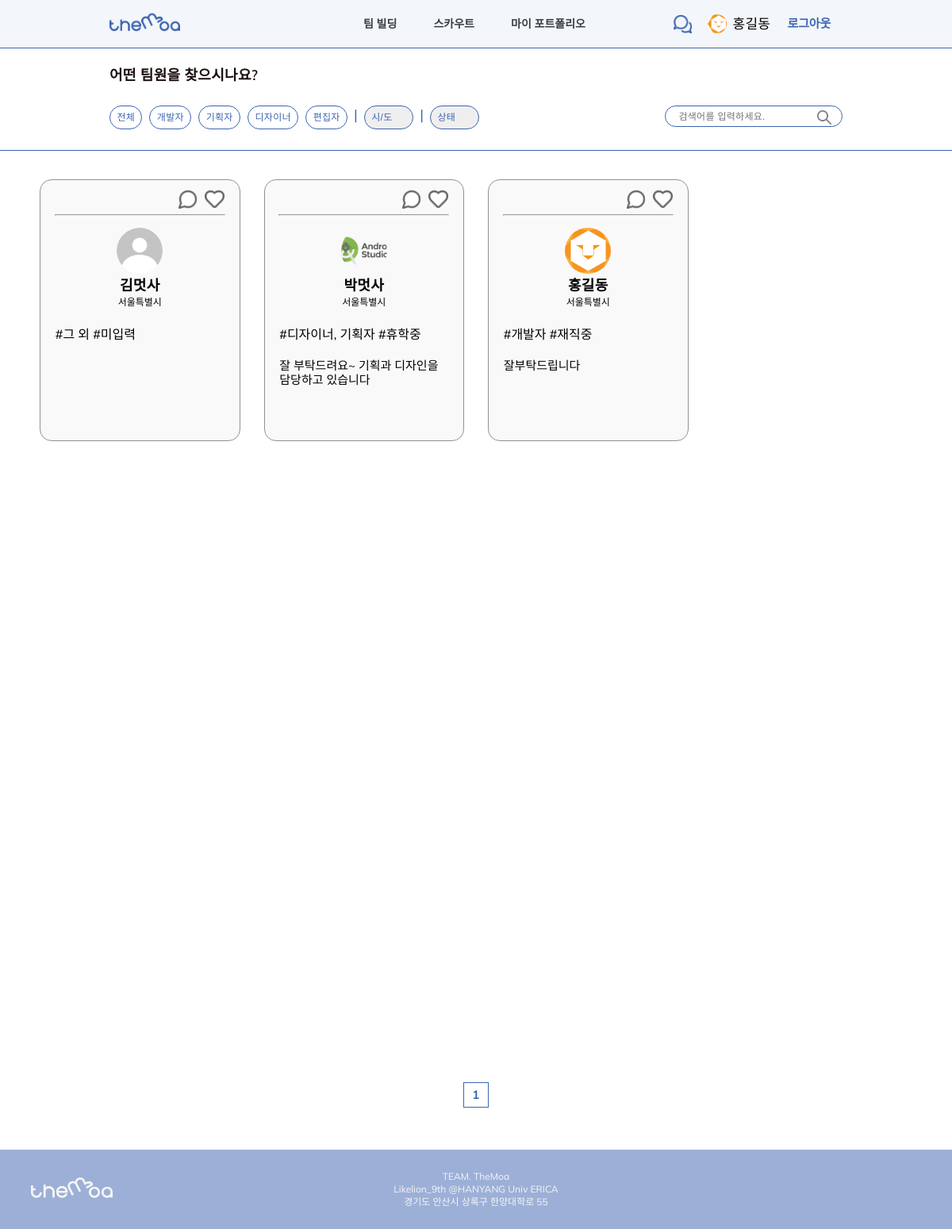
The page /scout/ (signed in) on the database its author committed.
### users/models.py (models this page shows)
class User(AbstractUser):
    image = models.ImageField(default="image/users/none/profile_default.png", upload_to="image/users" , blank=True, null=False)
    name = models.CharField(default='', max_length=300)
    birth_date = models.DateField(default=timezone.now)
    address_sido = models.CharField(default='', choices=LOCATE_CHOICES, max_length=200)
    address_gungu = models.CharField(default='', max_length=200)
    career = models.CharField(default='0', max_length=200, choices=CAREER_CHOICES)
    state = models.CharField(default='', blank=True, null=False, max_length=200, choices=STATE_CHOICES)
    role = MultiSelectField(default='Etc', choices=ROLE_CHOICES, max_choices=4, max_length=200)
    intro = models.TextField(default="", blank=True, null=False)

### scout/views.py (the view)
# urls.py: path('', user, name='user'),
def user(request):
    if request.user.id:
        user_instance = User.objects.get(pk=request.user.id)
    else:
        user_instance = None
    users = User.objects.all().order_by('-id')
    max_index = len(users) / LIST_RANGE
    paginator = Paginator(users, LIST_RANGE)
    page = request.GET.get('page')
    users = paginator.get_page(page)
    current_page = int(page) if page else 1
    start_index = int((current_page - 1) / PAGE_RANGE) * PAGE_RANGE
    end_index = start_index + PAGE_RANGE
    if end_index >= max_index:
        end_index = max_index
    page_range = []
    for index in range(int(start_index), int(end_index) + 1):
        page_range.append(index + 1)
    context = {
        'current_user':user_instance,
        'users': users,
        'page_range':page_range,
    }
    return render(request, 'scout/user.html', context)

### templates/scout/user.html (shortened to what this page needs)
{% extends '../base.html' %}
        {% block extrahead %}
        {% load static %}
            <link rel="stylesheet" href="{% static 'css/base.css' %}">
            <link rel="stylesheet" href="{% static 'css/team_build/team_build.css' %}">
            <link rel="stylesheet" href="{% static 'css/scout/user.css' %}">
        {% endblock %}
    {% block content %}
    <div>
        <div class="search-box">
            <div class="search-container">
                <p>어떤 팀원을 찾으시나요?</p>
                <div class="search-wrapper">
                    <a href="{% url 'scout:user' %}">전체</a>
                    <a href="{% url 'scout:user_search' 'Developer' %}">개발자</a>
                    <a href="{% url 'scout:user_search' 'Planner' %}">기획자</a>
                    <a href="{% url 'scout:user_search' 'Designer' %}">디자이너</a>
                    <a href="{% url 'scout:user_search' 'Editor' %}" style="margin-right: 0;">편집자</a>
                    <div class="stick">|</div>
                    <select name="" id="" onchange="location.href='/scout/search_text/'+this.value">
                        <option value="">시/도</option>
                    </select>
                    <div class="stick">|</div>
                    <select name="" id="" onchange="location.href='/scout/search_text/'+this.value">
                        <option value="">상태</option>
                    </select>
                    <div class="form">
                        <input type="text" name="input-text" placeholder="검색어를 입력하세요.">
                        <button onclick="search()"></button>
                    </div>
                </div>
            </div>
        </div>
        <div class="users-container">
        {% block users %}
            {% for user_instance in users %}
                <div class="user-card" onclick="location.href='/portfolio/{{user_instance.id}}'">
                    <div class="card-nav">
                        <a href="{% url 'chat:create_chat_room' user.id user_instance.id %}">
                            <div class="chat" style="background-image: url('../../static/img/scout/chat.png');"></div>
                        </a>
                        <a href="{% if user.is_authenticated %} {% url 'scout:user_like' user_instance.id %} {% else %} {% url 'users:login' %} {% endif %}">
                            <div class="wish" style="background-image: url('../../static/img/scout/like.png');"></div>
                        </a>
                    </div>
                    <hr>
                    <img class="user-img" src="../../media/{{user_instance.image}}" alt="프로필 사진">
                    <div class="user-name">
                        {{user_instance.name}}
                    </div>
                    <div class="user-address">
                        {{user_instance.get_address_sido_display}}
                    </div>
                    <div class="card-content">
                        <p class="user-info">
                            <br>
                            #{{user_instance.get_role_display}} #{{user_instance.get_state_display}}
                            <br><br>
                        </p>
                        <div class="user-intro">
                            {{user_instance.intro}}
                        </div>
                    </div>
                </div>
            {% endfor %}
        {% endblock %}
        </div>
        <div class="page-container">
            <div class="page-wrapper">
                {% for page in page_range %}
                    <a class="page-box" href="?page={{page}}">{{page}}</a>
                {% endfor %}
            </div>
        </div>
    </div>
    {% endblock %}

### templates/base.html (shortened to what this page needs)
<!DOCTYPE html>
<html lang="en">
<head>
    {% load static %}
    <link rel="stylesheet" href="../../../static/css/base.css">
    {% block extrahead %}
    {% endblock %}
</head>
<body>
    <header>
        <nav class="nav-container">
            <ul class="nav-wrapper">
                <li class="logo">
                    <a href="{% url 'main:main' %}">
                        <div class="logo-img" style="background-image: url('../../../static/img/logo.png');"></div>
                    </a>
                </li>
                <li class="url-container">
                    <a href="{% url 'team_build:team_build' %}">팀 빌딩</a>
                    <a href="{% url 'scout:user' %}">스카우트</a>
                    <a href="{% if user.is_authenticated %} {% url 'mypf:profile' user.id %} {% else %} {% url 'users:login' %} {% endif %}">마이 포트폴리오</a>
                </li>
                <li class="{% if user.is_authenticated %} user-container {% endif %}">
                    <a href="{% if user.is_authenticated %} {% if user.is_authenticated %} {% url 'chat:index' %} {% else %} {% url 'users:login' %} {% endif %} {% else %} {% url 'users:login' %} {% endif %}">
                        {% if user.is_anonymous %}
                        <div class="chat-img anonymous"></div>
                        {% else %}
                        <div class="chat-img"></div>
                        {% endif %}
                    </a>
                    {% if user.is_authenticated %}
                    <div class="profile-img"></div>
                    <a class="user-name"href="{% url 'mypage:mypage' user.id %}">{{user.name}}</a>
                    <a class="logout" href="{% url 'users:logout' %}">로그아웃</a>
                    {% else %}
                    <a class="btn login" href="{% url 'users:login' %}">로그인</a>
                    <a class="btn signup" href="{% url 'users:signup' %}">회원가입</a>
                    {% endif %}
                </li>
            </ul>
        </nav>
    </header>
    {% block content %}
    {% endblock %}
    <footer>
        <div>
            <div class="footer-img" style="background-image: url('../static/img/footer_logo.png');"></div>
        </div>
        <div>
            <p>TEAM. TheMoa <br>
                Likelion_9th @HANYANG Univ ERICA <br>
                경기도 안산시 상록구 한양대학로 55</p>
        </div>
    </footer>
</body>
</html>

### static/css/base.css (style rules this page uses)
body, html { margin: 0; padding : 0; font-family: 'Mulish', sans-serif; }
a { text-decoration: none; }
.nav-container { display: flex; align-items: center; justify-content: center; background-color: #F3F6FA; width: 100%; height: 60px; }
.logo { float: left; }
.logo-img { width: 116px; height: 32px; background-repeat: no-repeat; background-size: contain; }
.nav-wrapper { display: flex; align-items: center; justify-content: space-between; width: 77vw; height: 42px; padding: 0; margin: 0; list-style-type: none; }
.url-container { display: flex; justify-content: space-between; width: 280px; margin: 0 0 0 10%; }
.url-container > a { overflow: hidden; text-overflow: ellipsis; display: -webkit-box; -webkit-line-clamp: 1; -webkit-box-orient: vertical; word-wrap: break-word; color: #373F41; font-weight: 600; font-size: 14px; line-height: 18px; }
.user-container { width: 23%; display: flex; align-items: center; }
.chat-img { width: 23px; height: 23px; margin-right: 20px; background-image: url('../img/nav_chat.png'); background-repeat: no-repeat; background-size: cover; }
.profile-img { width: 24px; height: 24px; margin-right: 7px; border-radius: 50%; background-repeat: no-repeat; background-size: cover; }
.user-container > .user-name { overflow: hidden; text-overflow: ellipsis; display: -webkit-box; -webkit-line-clamp: 1; -webkit-box-orient: vertical; word-wrap: break-word; color: #000000; font-weight: normal; font-size: 17px; line-height: 40px; }
.user-container > .logout { margin-left: 10%; font-weight: bold; font-size: 15px; line-height: 18px; letter-spacing: -0.01em; color: #3C64B1; }
footer { display: flex; align-items: center; width: 100%; height: 100px; background: #9CB0D7; }
footer > div { display: flex; align-items: center; justify-content: center; float: left; height: 100%; text-align: center; }
footer > div:first-child { width: 15%; }
footer > div:nth-child(2) { width: 70%; font-size: 12px; line-height: 16px; color: #F5F5F5; }
.footer-img { margin: auto; width: 103px; height: 29px; background-size: contain; background-repeat: no-repeat; }

### static/css/team_build/team_build.css (style rules this page uses)
* { margin: 0; padding: 0; }
.logo-img { background-image: url('../../img/logo.png'); }
select { -webkit-appearance: none; -moz-appearance: none; appearance: none; border: none; outline: none; }
.search-box { height: 16vh; border: 1px solid #3C64B1; border-left: 0; border-right: 0; display: flex; align-items: center; }
.search-container { width: 77vw; height: 9.4vh; margin: auto; display: flex; flex-direction: column; justify-content: space-between; }
.search-container > p { font-weight: 600; font-size: 1.5vw; line-height: 1.25vw; letter-spacing: 0.3px; color: #1a0e0e; }
.search-wrapper { width: 100%; }
.search-wrapper > a { float: left; margin-right: 9px; padding: 0.8vh 0.7vw; border: 1px solid #3C64B1; border-radius: 20px; font-weight: 200; font-size: 1vw; line-height: 1.2vw; letter-spacing: 0.3px; color: #3C64B1; }
.stick { float: left; padding: 0 8px; font-size: 1.5vw; color: #3C64B1; }
select { display: block; float: left; width: 5.2vw; padding: 0.8vh 0.7vw; border: 1px solid #3C64B1; border-radius: 20px; font-weight: 200; font-size: 1vw; line-height: 1.2vw; letter-spacing: 0.3px; color: #3C64B1; cursor: pointer; }
.page-container { display: flex; justify-content: center; }
.page-wrapper { text-align: center; margin: 6.6vh 0; }
.page-box { float: left; width: 20px; height: 20px; padding: 5px; background: #FFFFFF; border: 1px solid #3C64B1; font-weight: bold; font-size: 15px; letter-spacing: 0.3px; color: #3C64B1; }

### rows shown on the page
User: name "홍길동", image (picture), address_sido "서울특별시", role "개발자", state "재직중", intro "잘부탁드립니다"
User: image (placeholder picture), name "김멋사", address_sido "서울특별시", role "그 외", state "미입력"
User: image (picture), name "박멋사", address_sido "서울특별시", role "디자이너, 기획자", state "휴학중", intro "잘 부탁드려요~ 기획과 디자인을 담당하고 있습니다"

### other values the page prints
{{ page }} "1"
